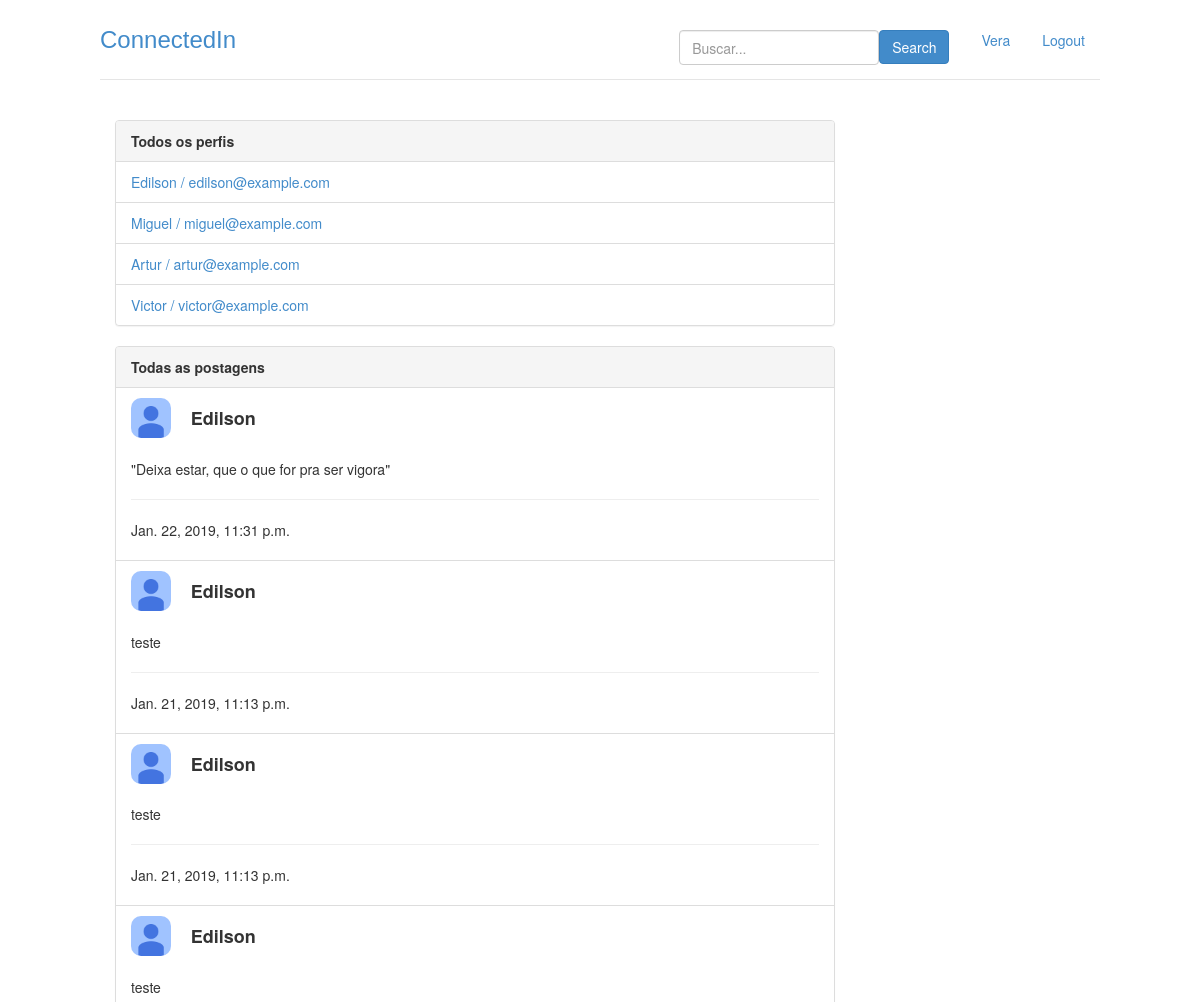
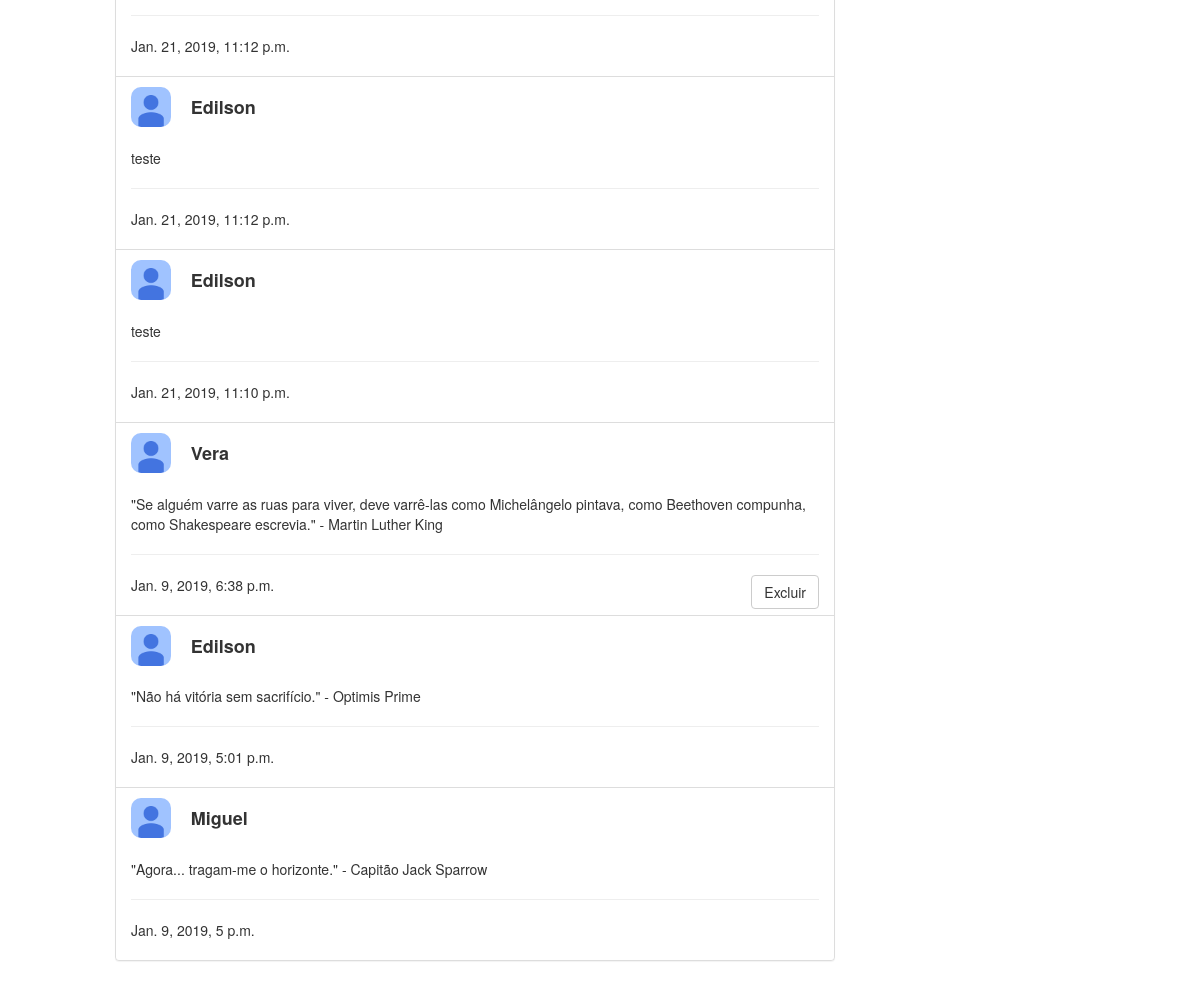
The page / (signed in) on the database its author committed (2 pictures, top to bottom).
### perfis/models.py (models this page shows, shortened)
class Perfil(models.Model):
    nome = models.CharField(max_length=255, null=False)
    telefone = models.CharField(max_length=20, null= False)
    nome_empresa = models.CharField(max_length=255, null=False)
    contatos = models.ManyToManyField('self')
    usuario = models.OneToOneField(User, related_name = "perfil", on_delete = models.CASCADE)
    contatos_bloqueados = models.ManyToManyField('self', related_name = 'meus_contatos_bloqueados', symmetrical=False, through= 'Bloqueio')
    @property
    def email(self):
        return self.usuario.email
    def __str__(self):
        return self.nome

class Postagem(models.Model):
    texto = models.CharField(max_length=255, null=False)
    dt_publicacao = models.DateTimeField(default=timezone.now)
    responsavel = models.ForeignKey(Perfil,on_delete=models.CASCADE,related_name='minhas_postagens' )
    def __str__(self):
        return self.texto
    class Meta:
        ordering = ['-dt_publicacao']

### perfis/views.py (the view)
# urls.py: path('', views.index,name='index'),
@login_required
def index(request):
	perfil_logado = get_perfil_logado(request)
	return render(request, 'index.html',{'perfis' : Perfil.objects.all(), 'perfil_logado' : get_perfil_logado(request)})

### perfis/views.py (called while the page is built)
@login_required
def get_perfil_logado(request):
	return request.user.perfil

### timeline/models.py (called while the page is built)
    def get_timeline(self):
        lista_postagens = []
        postagens_ordenadas = Postagem.objects.all()
        [lista_postagens.append(i) for i in postagens_ordenadas if i.responsavel in self.perfil.contatos.all() or i.responsavel.id == self.perfil.id ]
        return lista_postagens

### perfis/templates/index.html (shortened to what this page needs)
{% extends 'base.html' %}
{% block body %}
<div class="col-lg-9">
	<div class="panel panel-default">
		<div class="panel-heading">
			<strong>Todos os perfis</strong>
		</div>
		{% if perfis %}
		<ul class="list-group">
            {% for perfil in perfis %}
                {% if perfil.id != perfil_logado.id %}
                    <li class="list-group-item">
                        <a href = "{% url 'exibir' perfil.id %}">	{{ perfil.nome }} / {{ perfil.email }}
                        </a>
                    </li>
                {% endif %}
			{% endfor %}
		{% else %}
			<p>Não há perfis cadastrados</p>
		</ul>
		{% endif %}
	</div>
	<div class="panel panel-default">
		{% if perfil_logado.minha_timeline.get_timeline %}
			<div class="panel-heading">
				<strong>
					Todas as postagens
				</strong>
			</div>
			<ul class="list-group">
				{% for postagem in perfil_logado.minha_timeline.get_timeline %}
					<li class = "list-group-item">
						<div class="row">
							<div class = "col-lg-1">
								<img src="/static/img/photo.jpg" alt="Perfil Icon" style="border-radius: 10px; width:40px; height:40px;">
							</div>
							<div class = "col-lg-10">
									<h4><strong>{{postagem.responsavel}}</strong></h4>
							</div>
						</div>
						<br>
						{{ postagem }}
						<hr>
						<p>{{ postagem.dt_publicacao }}
							{% if postagem.responsavel.id == perfil_logado.id %}
							<button class="btn btn-default pull-right btn-confirm" >Excluir</button>
							{% endif %}
						</p>
					</li>
				{% endfor %}
			</ul>
		{% else %}
			<div class="panel-body">
				Não há postagens
			</div>
		{% endif %}
	</div>
</div>
{% endblock %}

### perfis/templates/base.html (shortened to what this page needs)
{% load staticfiles %}
<!doctype html>
<html lang = "pt-br">
	<head>
		<link rel="stylesheet" href="{% static 'styles/bootstrap.css' %}">
		<link rel="stylesheet" href="{% static 'styles/main.css' %}">
	</head>
	<body class="">
		<div class="container">
			<div class = "header">
				<ul class = "nav nav-pills pull-right">
					<li>
						<div class="container">
							<form class = "form-signin" action="{% url 'buscar' %}"  method="post">
								<button class="btn btn-primary pull-right" type = "submit">Search</button>
								<input type="text"	name="username"  class = "form-control pull-right"
											style="min-width: 200px; min-height: 35px; max-width: 200px; max-height: 35px;"
													id="nome_id"	placeholder="Buscar..." required>
							</form>
						</div>
					</li>
					<li><a href = "{% url 'exibir' perfil_logado.id %}">{{ perfil_logado.nome }}</a></li>
					<li><a href = "/logout/">Logout</a></li>
				</ul>
				<h3 class = "text-muted" style="font-family:'Lucida Sans', 'Lucida Sans Regular', 'Lucida Grande', 'Lucida Sans Unicode', Geneva, Verdana, sans-serif"><a href="{% url 'index' %}">ConnectedIn</a></h3>
			</div>
			<div class="row content">
				{% block body%}
				{% endblock %}
			</div>
		</div>
	</body>
</html>

### perfis/static/styles/main.css (style rules this page uses)
body { padding-top: 20px; padding-bottom: 20px; }
.header, .content, .footer { padding-left: 15px; padding-right: 15px; }
.header { border-bottom: 1px solid #e5e5e5; }
.header h3 { margin-top: 0; margin-bottom: 0; line-height: 40px; padding-bottom: 19px; }
@media (min-width: 1068px) { .container { max-width: 1030px; } }
.content { margin: 40px 0; }
@media screen and (min-width: 768px) { .header, .content, .footer { padding-left: 0; padding-right: 0; } }
@media screen and (min-width: 768px) { .header { margin-bottom: 30px; } }

### rows shown on the page
Perfil: nome "Vera"
Perfil: nome "Edilson", email "edilson@example.com"
Perfil: nome "Miguel", email "miguel@example.com"
Perfil: nome "Artur", email "artur@example.com"
Perfil: nome "Victor", email "victor@example.com"
Postagem: responsavel "Edilson", texto "\"Deixa estar, que o que for pra ser vigora\"", dt_publicacao "Jan. 22, 2019, 11:31 p.m."
Postagem: responsavel "Edilson", texto "teste", dt_publicacao "Jan. 21, 2019, 11:13 p.m."
Postagem: responsavel "Edilson", texto "teste", dt_publicacao "Jan. 21, 2019, 11:13 p.m."
Postagem: responsavel "Edilson", texto "teste", dt_publicacao "Jan. 21, 2019, 11:12 p.m."
Postagem: responsavel "Edilson", texto "teste", dt_publicacao "Jan. 21, 2019, 11:12 p.m."
Postagem: responsavel "Edilson", texto "teste", dt_publicacao "Jan. 21, 2019, 11:10 p.m."
Postagem: responsavel "Vera", texto "\"Se alguém varre as ruas para viver, deve varrê-las como Michelângelo pintava, como Beethoven compunha, como Shakespeare escrevia.\" - Martin Luther King", dt_publicacao "Jan. 9, 2019, 6:38 p.m.", shows "Excluir"
Postagem: responsavel "Edilson", texto "\"Não há vitória sem sacrifício.\" - Optimis Prime", dt_publicacao "Jan. 9, 2019, 5:01 p.m."
Postagem: responsavel "Miguel", texto "\"Agora... tragam-me o horizonte.\" - Capitão Jack Sparrow", dt_publicacao "Jan. 9, 2019, 5 p.m."
